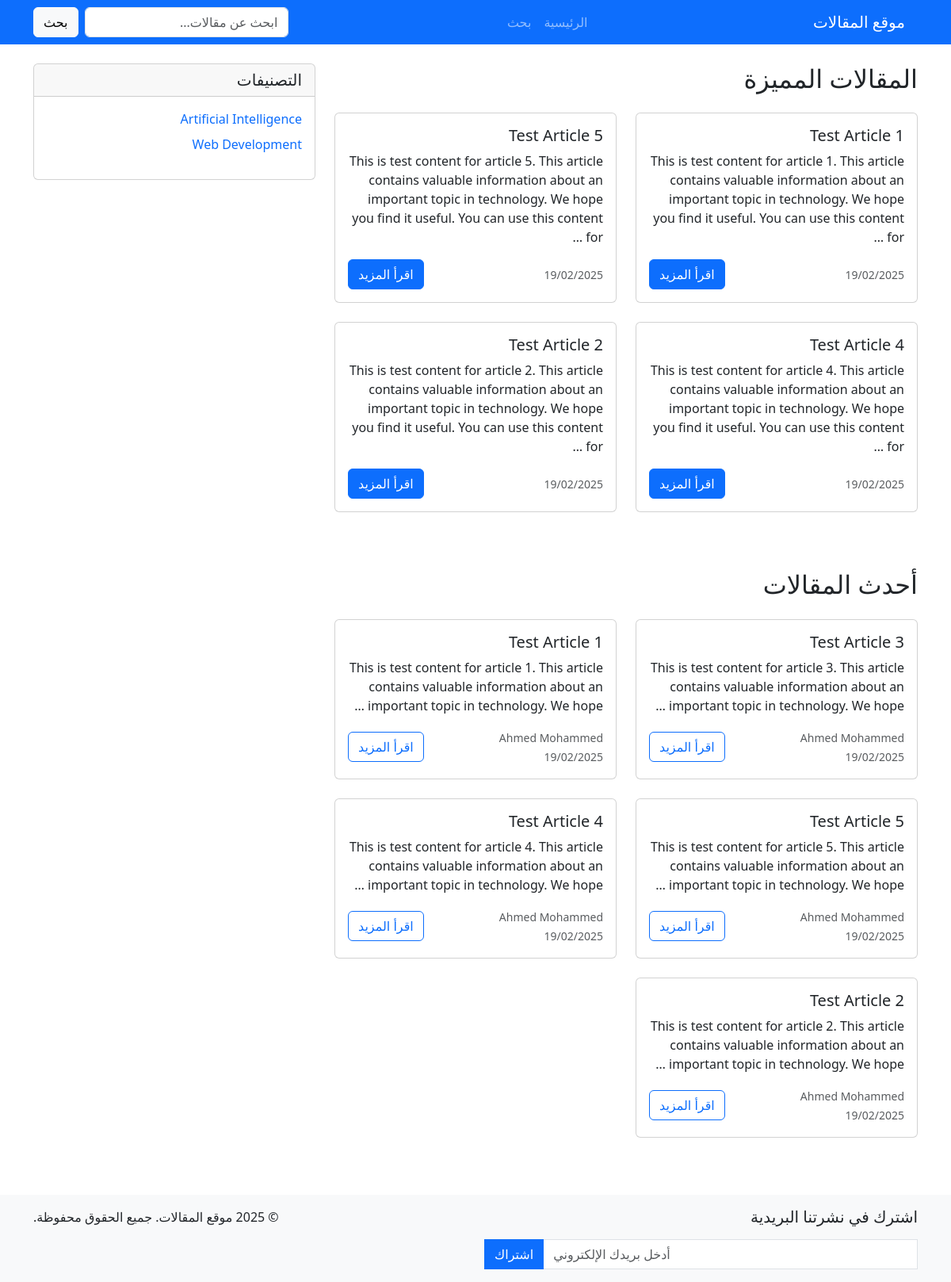
The page / on the database its author committed.
### myapp/models.py (models this page shows, shortened)
class Article(models.Model):
    STATUS_CHOICES = [
        ('draft', 'مسودة'),
        ('published', 'منشور'),
        ('archived', 'مؤرشف')
    ]
    title = models.CharField(max_length=200, validators=[MinLengthValidator(5, "العنوان قصير جداً")])
    slug = models.SlugField(unique=True, blank=True)
    content = models.TextField(validators=[MinLengthValidator(100, "المحتوى قصير جداً")])
    summary = models.TextField(max_length=300, help_text="ملخص قصير للمقال", blank=True)
    author = models.ForeignKey(Author, on_delete=models.CASCADE, related_name='articles')
    category = models.ForeignKey(Category, on_delete=models.SET_NULL, null=True, related_name='articles')
    tags = models.CharField(max_length=500, help_text="الوسوم مفصولة بفواصل", blank=True)
    featured_image = models.ImageField(
        upload_to='articles/',
        null=True,
        blank=True,
        validators=[validate_image_size],
        help_text="الصورة الرئيسية للمقال"
    )
    image = models.ImageField(upload_to='articles/%Y/%m/', blank=True, null=True, help_text="صورة المقال")
    status = models.CharField(max_length=10, choices=STATUS_CHOICES, default='draft')
    pub_date = models.DateTimeField(default=timezone.now)
    last_modified = models.DateTimeField(auto_now=True)
    views = models.PositiveIntegerField(default=0)
    likes = models.PositiveIntegerField(default=0)
    allow_comments = models.BooleanField(default=True)
    featured = models.BooleanField(default=False, help_text="عرض في القسم المميز")
    class Meta:
        ordering = ['-pub_date']
        verbose_name = "مقال"
        verbose_name_plural = "المقالات"
        indexes = [
            models.Index(fields=['pub_date', 'status']),
            models.Index(fields=['author', 'status']),
            models.Index(fields=['category', 'status']),
        ]

class Author(models.Model):
    name = models.CharField(max_length=200, validators=[MinLengthValidator(2, "يجب أن يحتوي الاسم على حرفين على الأقل")])
    bio = models.TextField(help_text="نبذة عن الكاتب")
    image = models.ImageField(
        upload_to='authors/',
        null=True,
        blank=True,
        validators=[validate_image_size],
        help_text="الحد الأقصى لحجم الصورة 5 ميجابايت"
    )
    email = models.EmailField(blank=True, null=True)
    website = models.URLField(blank=True, null=True, help_text="الموقع الشخصي للكاتب")
    twitter_handle = models.CharField(max_length=50, blank=True)
    joined_date = models.DateTimeField(default=timezone.now)
    class Meta:
        ordering = ['-joined_date']
        verbose_name = "كاتب"
        verbose_name_plural = "الكتّاب"

class Category(models.Model):
    name = models.CharField(max_length=100, unique=True)
    slug = models.SlugField(unique=True, blank=True)
    description = models.TextField()
    icon = models.CharField(max_length=50, help_text="اسم الأيقونة من Bootstrap Icons", default="book")
    parent = models.ForeignKey('self', null=True, blank=True, on_delete=models.CASCADE, related_name='children')
    image = models.ImageField(upload_to='categories/', blank=True, null=True, help_text="صورة التصنيف")
    class Meta:
        ordering = ['name']
        verbose_name = "تصنيف"
        verbose_name_plural = "التصنيفات"

### myapp/views.py (the view)
# urls.py: path('', views.home, name='home'),
def home(request):
    featured_articles = Article.objects.filter(
        status='published',
        featured=True
    ).select_related('author', 'category').order_by('-pub_date')[:5]
    latest_articles = Article.objects.filter(
        status='published'
    ).select_related('author', 'category').order_by('-pub_date')[:10]
    popular_articles = Article.objects.filter(
        status='published'
    ).order_by('-views')[:5]
    categories = Category.objects.annotate(
        article_count=Count('articles')
    ).order_by('-article_count')[:10]
    context = {
        'featured_articles': featured_articles,
        'latest_articles': latest_articles,
        'popular_articles': popular_articles,
        'categories': categories,
    }
    return render(request, 'myapp/home.html', context)

### myapp/templates/myapp/home.html (shortened to what this page needs)
{% extends 'myapp/base.html' %}
{% block content %}
<div class="row">
    <div class="col-md-8">
        <h2 class="mb-4">المقالات المميزة</h2>
        <div class="row">
            {% for article in featured_articles %}
            <div class="col-md-6 mb-4">
                <div class="card article-card h-100">
                    <div class="card-body">
                        <h5 class="card-title">{{ article.title }}</h5>
                        <p class="card-text">{{ article.content|truncatewords:30 }}</p>
                        <div class="d-flex justify-content-between align-items-center">
                            <small class="text-muted">{{ article.pub_date|date:"d/m/Y" }}</small>
                            <a href="{% url 'myapp:article_detail' article.slug %}" class="btn btn-primary">اقرأ المزيد</a>
                        </div>
                    </div>
                </div>
            </div>
            {% endfor %}
        </div>
        <h2 class="mb-4 mt-5">أحدث المقالات</h2>
        <div class="row">
            {% for article in latest_articles %}
            <div class="col-md-6 mb-4">
                <div class="card article-card h-100">
                    <div class="card-body">
                        <h5 class="card-title">{{ article.title }}</h5>
                        <p class="card-text">{{ article.content|truncatewords:20 }}</p>
                        <div class="d-flex justify-content-between align-items-center">
                            <div>
                                <small class="text-muted">{{ article.author.name }}</small>
                                <br>
                                <small class="text-muted">{{ article.pub_date|date:"d/m/Y" }}</small>
                            </div>
                            <a href="{% url 'myapp:article_detail' article.slug %}" class="btn btn-outline-primary">اقرأ المزيد</a>
                        </div>
                    </div>
                </div>
            </div>
            {% endfor %}
        </div>
    </div>
    <div class="col-md-4">
        <div class="card">
            <div class="card-header">
                <h5 class="mb-0">التصنيفات</h5>
            </div>
            <div class="card-body">
                <ul class="list-unstyled">
                    {% for category in categories %}
                    <li class="mb-2">
                        <a href="{% url 'myapp:search' %}?category={{ category.slug }}" class="text-decoration-none">
                            {{ category.name }}
                        </a>
                    </li>
                    {% endfor %}
                </ul>
            </div>
        </div>
    </div>
</div>
{% endblock %}

### myapp/templates/myapp/base.html (shortened to what this page needs)
<!DOCTYPE html>
<html lang="ar" dir="rtl">
<head>
    <link href="https://cdn.jsdelivr.net/npm/bootstrap@5.3.0/dist/css/bootstrap.min.css" rel="stylesheet">
    <link href="https://cdn.jsdelivr.net/npm/bootstrap@5.3.0/dist/css/bootstrap.rtl.min.css" rel="stylesheet">
</head>
<body>
    <nav class="navbar navbar-expand-lg navbar-dark bg-primary">
        <div class="container">
            <a class="navbar-brand" href="{% url 'myapp:home' %}">موقع المقالات</a>
            <div class="collapse navbar-collapse" id="navbarNav">
                <ul class="navbar-nav me-auto">
                    <li class="nav-item">
                        <a class="nav-link" href="{% url 'myapp:home' %}">الرئيسية</a>
                    </li>
                    <li class="nav-item">
                        <a class="nav-link" href="{% url 'myapp:search' %}">بحث</a>
                    </li>
                </ul>
                <form class="d-flex" action="{% url 'myapp:search' %}" method="get">
                    <input class="form-control me-2" type="search" name="q" placeholder="ابحث عن مقالات...">
                    <button class="btn btn-light" type="submit">بحث</button>
                </form>
            </div>
        </div>
    </nav>
    <div class="container mt-4">
        {% block content %}
        {% endblock %}
    </div>
    <footer class="bg-light mt-5 py-3">
        <div class="container">
            <div class="row">
                <div class="col-md-6">
                    <h5>اشترك في نشرتنا البريدية</h5>
                    <form id="newsletter-form" class="mt-3">
                        <div class="input-group">
                            <input type="email" class="form-control" placeholder="أدخل بريدك الإلكتروني" required>
                            <button class="btn btn-primary" type="submit">اشتراك</button>
                        </div>
                    </form>
                </div>
                <div class="col-md-6 text-end">
                    <p>&copy; 2025 موقع المقالات. جميع الحقوق محفوظة.</p>
                </div>
            </div>
        </div>
    </footer>
</body>
</html>

### myapp/templates/myapp/base.html (style rules this page uses)
body { font-family: 'Segoe UI', Tahoma, Geneva, Verdana, sans-serif; }
.article-card { transition: transform 0.3s; }

### rows shown on the page
Article: title "Test Article 1", content "This is test content for article 1. This article contains valuable information about an important topic in technology. We hope you find it useful. You can use this content for …", pub_date "19/02/2025", content "This is test content for article 1. This article contains valuable information about an important topic in technology. We hope …", author.name "Ahmed Mohammed"
Article: title "Test Article 5", content "This is test content for article 5. This article contains valuable information about an important topic in technology. We hope you find it useful. You can use this content for …", pub_date "19/02/2025", content "This is test content for article 5. This article contains valuable information about an important topic in technology. We hope …", author.name "Ahmed Mohammed"
Article: title "Test Article 4", content "This is test content for article 4. This article contains valuable information about an important topic in technology. We hope you find it useful. You can use this content for …", pub_date "19/02/2025", content "This is test content for article 4. This article contains valuable information about an important topic in technology. We hope …", author.name "Ahmed Mohammed"
Article: title "Test Article 2", content "This is test content for article 2. This article contains valuable information about an important topic in technology. We hope you find it useful. You can use this content for …", pub_date "19/02/2025", content "This is test content for article 2. This article contains valuable information about an important topic in technology. We hope …", author.name "Ahmed Mohammed"
Article: title "Test Article 3", content "This is test content for article 3. This article contains valuable information about an important topic in technology. We hope …", author.name "Ahmed Mohammed", pub_date "19/02/2025"
Category: name "Artificial Intelligence"
Category: name "Web Development"
